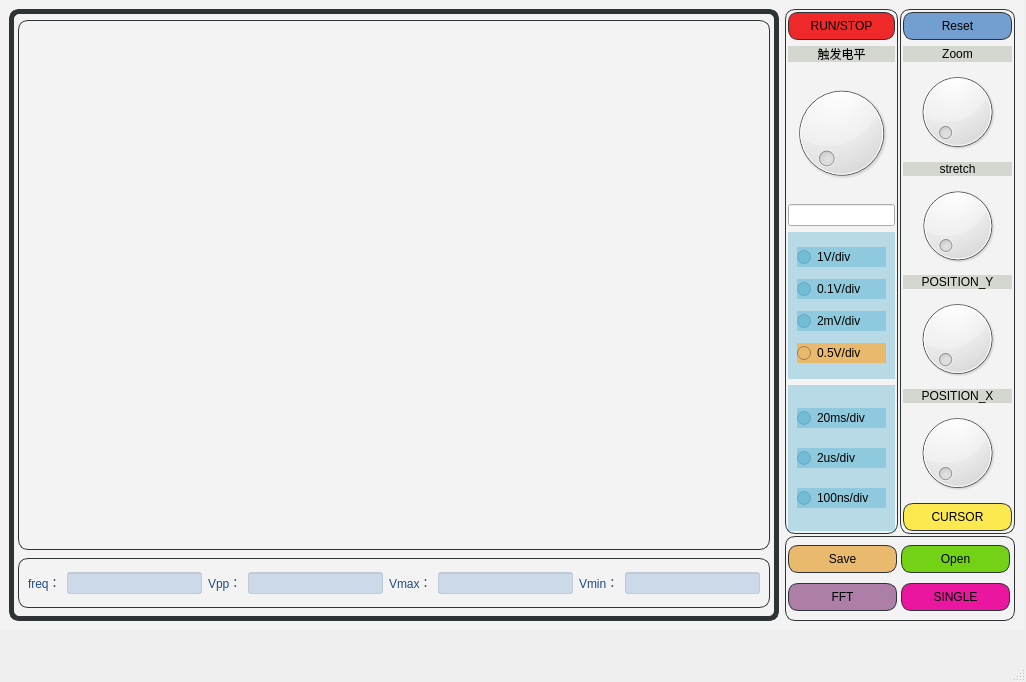
<?xml version="1.0" encoding="UTF-8"?>
<ui version="4.0">
 <class>MainWindow</class>
 <widget class="QMainWindow" name="MainWindow">
  <property name="geometry">
   <rect>
    <x>0</x>
    <y>0</y>
    <width>1026</width>
    <height>682</height>
   </rect>
  </property>
  <property name="windowTitle">
   <string>MainWindow</string>
  </property>
  <property name="styleSheet">
   <string notr="true"/>
  </property>
  <widget class="QWidget" name="centralwidget">
   <widget class="QFrame" name="frame7">
    <property name="geometry">
     <rect>
      <x>0</x>
      <y>0</y>
      <width>1024</width>
      <height>630</height>
     </rect>
    </property>
    <property name="minimumSize">
     <size>
      <width>1024</width>
      <height>630</height>
     </size>
    </property>
    <property name="maximumSize">
     <size>
      <width>1024</width>
      <height>630</height>
     </size>
    </property>
    <property name="styleSheet">
     <string notr="true">#frame7{background-color: rgb(243, 243, 243);}</string>
    </property>
    <layout class="QHBoxLayout" name="horizontalLayout_2">
     <item>
      <widget class="QFrame" name="frame4">
       <property name="minimumSize">
        <size>
         <width>770</width>
         <height>0</height>
        </size>
       </property>
       <property name="maximumSize">
        <size>
         <width>770</width>
         <height>16777215</height>
        </size>
       </property>
       <property name="styleSheet">
        <string notr="true">#frame4{border:5px solid;
border-radius:10px;
border-color: rgb(46, 52, 54);}</string>
       </property>
       <layout class="QVBoxLayout" name="verticalLayout_3">
        <property name="leftMargin">
         <number>4</number>
        </property>
        <property name="topMargin">
         <number>4</number>
        </property>
        <property name="rightMargin">
         <number>4</number>
        </property>
        <property name="bottomMargin">
         <number>4</number>
        </property>
        <item>
         <widget class="QChartView" name="widget" native="true">
          <property name="minimumSize">
           <size>
            <width>160</width>
            <height>530</height>
           </size>
          </property>
          <property name="maximumSize">
           <size>
            <width>760</width>
            <height>530</height>
           </size>
          </property>
          <property name="styleSheet">
           <string notr="true">border:1px solid;
border-radius:10px;
border-color: rgb(46, 52, 54);
</string>
          </property>
         </widget>
        </item>
        <item>
         <widget class="QFrame" name="frame3">
          <property name="sizePolicy">
           <sizepolicy hsizetype="Expanding" vsizetype="Expanding">
            <horstretch>0</horstretch>
            <verstretch>0</verstretch>
           </sizepolicy>
          </property>
          <property name="maximumSize">
           <size>
            <width>772</width>
            <height>50</height>
           </size>
          </property>
          <property name="styleSheet">
           <string notr="true">#frame3{border:1px solid;
border-radius:10px;
border-color: rgb(46, 52, 54);}
#frame3{background-color: rgb(243, 243, 243);}
</string>
          </property>
          <layout class="QHBoxLayout" name="horizontalLayout">
           <item>
            <widget class="QLabel" name="label_2">
             <property name="styleSheet">
              <string notr="true">color: rgb(32, 74, 135);</string>
             </property>
             <property name="text">
              <string>freq：</string>
             </property>
            </widget>
           </item>
           <item>
            <widget class="QLineEdit" name="lineEdit_4">
             <property name="styleSheet">
              <string notr="true">background-color: rgba(114, 159, 207,80);</string>
             </property>
            </widget>
           </item>
           <item>
            <widget class="QLabel" name="label_3">
             <property name="styleSheet">
              <string notr="true">color: rgb(32, 74, 135);</string>
             </property>
             <property name="text">
              <string>Vpp：</string>
             </property>
            </widget>
           </item>
           <item>
            <widget class="QLineEdit" name="lineEdit_3">
             <property name="styleSheet">
              <string notr="true">background-color: rgba(114, 159, 207,80);</string>
             </property>
            </widget>
           </item>
           <item>
            <widget class="QLabel" name="label_4">
             <property name="styleSheet">
              <string notr="true">color: rgb(32, 74, 135);</string>
             </property>
             <property name="text">
              <string>Vmax：</string>
             </property>
            </widget>
           </item>
           <item>
            <widget class="QLineEdit" name="lineEdit_2">
             <property name="styleSheet">
              <string notr="true">background-color: rgba(114, 159, 207,80);</string>
             </property>
            </widget>
           </item>
           <item>
            <widget class="QLabel" name="label_5">
             <property name="styleSheet">
              <string notr="true">color: rgb(32, 74, 135);</string>
             </property>
             <property name="text">
              <string>Vmin：</string>
             </property>
            </widget>
           </item>
           <item>
            <widget class="QLineEdit" name="lineEdit_5">
             <property name="styleSheet">
              <string notr="true">background-color: rgba(114, 159, 207,80);</string>
             </property>
            </widget>
           </item>
          </layout>
         </widget>
        </item>
       </layout>
      </widget>
     </item>
     <item>
      <widget class="QFrame" name="frame8">
       <layout class="QGridLayout" name="gridLayout_2">
        <property name="leftMargin">
         <number>0</number>
        </property>
        <property name="topMargin">
         <number>0</number>
        </property>
        <property name="rightMargin">
         <number>0</number>
        </property>
        <property name="bottomMargin">
         <number>0</number>
        </property>
        <property name="spacing">
         <number>2</number>
        </property>
        <item row="0" column="0">
         <widget class="QFrame" name="frame">
          <property name="maximumSize">
           <size>
            <width>115</width>
            <height>525</height>
           </size>
          </property>
          <property name="styleSheet">
           <string notr="true">#frame{border:1px solid;
border-radius:10px;
border-color: rgb(46, 52, 54);
}
#frame{background-color: rgb(243, 243, 243);}
#pushButton
{border:1px solid;
border-radius:10px;
border-color: rgb(46, 52, 54);}</string>
          </property>
          <layout class="QVBoxLayout" name="verticalLayout_2">
           <property name="leftMargin">
            <number>2</number>
           </property>
           <property name="topMargin">
            <number>2</number>
           </property>
           <property name="rightMargin">
            <number>2</number>
           </property>
           <property name="bottomMargin">
            <number>2</number>
           </property>
           <item>
            <widget class="QPushButton" name="pushButton">
             <property name="sizePolicy">
              <sizepolicy hsizetype="Minimum" vsizetype="Expanding">
               <horstretch>0</horstretch>
               <verstretch>2</verstretch>
              </sizepolicy>
             </property>
             <property name="minimumSize">
              <size>
               <width>0</width>
               <height>15</height>
              </size>
             </property>
             <property name="maximumSize">
              <size>
               <width>111111</width>
               <height>28</height>
              </size>
             </property>
             <property name="styleSheet">
              <string notr="true">background-color: rgb(239, 41, 41);</string>
             </property>
             <property name="text">
              <string>RUN/STOP</string>
             </property>
            </widget>
           </item>
           <item>
            <widget class="QLabel" name="label">
             <property name="maximumSize">
              <size>
               <width>130</width>
               <height>16</height>
              </size>
             </property>
             <property name="layoutDirection">
              <enum>Qt::LeftToRight</enum>
             </property>
             <property name="styleSheet">
              <string notr="true">background-color: rgb(211, 215, 207);</string>
             </property>
             <property name="text">
              <string>触发电平</string>
             </property>
             <property name="alignment">
              <set>Qt::AlignCenter</set>
             </property>
            </widget>
           </item>
           <item>
            <widget class="QDial" name="dial">
             <property name="maximumSize">
              <size>
               <width>130</width>
               <height>130</height>
              </size>
             </property>
            </widget>
           </item>
           <item>
            <widget class="QLineEdit" name="lineEdit"/>
           </item>
           <item>
            <widget class="QFrame" name="frame2_2">
             <property name="styleSheet">
              <string notr="true">background-color: rgba(51, 161, 201,80);</string>
             </property>
             <layout class="QVBoxLayout" name="frame2">
              <item>
               <widget class="QRadioButton" name="radioButton_9">
                <property name="text">
                 <string>1V/div</string>
                </property>
               </widget>
              </item>
              <item>
               <widget class="QRadioButton" name="radioButton_10">
                <property name="text">
                 <string>0.1V/div</string>
                </property>
               </widget>
              </item>
              <item>
               <widget class="QRadioButton" name="radioButton_11">
                <property name="text">
                 <string>2mV/div</string>
                </property>
               </widget>
              </item>
              <item>
               <widget class="QRadioButton" name="radioButton_12">
                <property name="styleSheet">
                 <string notr="true">background-color: rgb(233, 185, 110);</string>
                </property>
                <property name="text">
                 <string>0.5V/div</string>
                </property>
               </widget>
              </item>
             </layout>
            </widget>
           </item>
           <item>
            <widget class="QFrame" name="frame1">
             <property name="styleSheet">
              <string notr="true">background-color: rgba(51, 161, 201,80);</string>
             </property>
             <layout class="QVBoxLayout" name="verticalLayout">
              <item>
               <widget class="QRadioButton" name="radioButton">
                <property name="styleSheet">
                 <string notr="true"/>
                </property>
                <property name="text">
                 <string>20ms/div</string>
                </property>
               </widget>
              </item>
              <item>
               <widget class="QRadioButton" name="radioButton_4">
                <property name="text">
                 <string>2us/div</string>
                </property>
               </widget>
              </item>
              <item>
               <widget class="QRadioButton" name="radioButton_2">
                <property name="text">
                 <string>100ns/div</string>
                </property>
               </widget>
              </item>
             </layout>
            </widget>
           </item>
          </layout>
         </widget>
        </item>
        <item row="0" column="1">
         <widget class="QFrame" name="frame5">
          <property name="minimumSize">
           <size>
            <width>115</width>
            <height>0</height>
           </size>
          </property>
          <property name="maximumSize">
           <size>
            <width>115</width>
            <height>525</height>
           </size>
          </property>
          <property name="styleSheet">
           <string notr="true">#frame5{border:1px solid;
border-radius:10px;
border-color: rgb(46, 52, 54);
}
#frame5{background-color: rgb(243, 243, 243);}
#pushButton_7
{border:1px solid;
border-radius:10px;
border-color: rgb(46, 52, 54);}
#pushButton_2
{border:1px solid;
border-radius:10px;
border-color: rgb(46, 52, 54);}
</string>
          </property>
          <property name="frameShadow">
           <enum>QFrame::Plain</enum>
          </property>
          <layout class="QVBoxLayout" name="verticalLayout_4">
           <property name="leftMargin">
            <number>2</number>
           </property>
           <property name="topMargin">
            <number>2</number>
           </property>
           <property name="rightMargin">
            <number>2</number>
           </property>
           <property name="bottomMargin">
            <number>2</number>
           </property>
           <item>
            <widget class="QPushButton" name="pushButton_2">
             <property name="sizePolicy">
              <sizepolicy hsizetype="Minimum" vsizetype="Expanding">
               <horstretch>0</horstretch>
               <verstretch>0</verstretch>
              </sizepolicy>
             </property>
             <property name="minimumSize">
              <size>
               <width>0</width>
               <height>28</height>
              </size>
             </property>
             <property name="maximumSize">
              <size>
               <width>16777215</width>
               <height>28</height>
              </size>
             </property>
             <property name="styleSheet">
              <string notr="true">background-color:rgb(114, 159, 207);</string>
             </property>
             <property name="text">
              <string>Reset</string>
             </property>
            </widget>
           </item>
           <item>
            <widget class="QLabel" name="label_9">
             <property name="minimumSize">
              <size>
               <width>109</width>
               <height>16</height>
              </size>
             </property>
             <property name="maximumSize">
              <size>
               <width>109</width>
               <height>16</height>
              </size>
             </property>
             <property name="styleSheet">
              <string notr="true">background-color: rgb(211, 215, 207);</string>
             </property>
             <property name="text">
              <string>Zoom</string>
             </property>
             <property name="alignment">
              <set>Qt::AlignCenter</set>
             </property>
            </widget>
           </item>
           <item>
            <widget class="QDial" name="dial_3"/>
           </item>
           <item>
            <widget class="QLabel" name="label_6">
             <property name="maximumSize">
              <size>
               <width>111</width>
               <height>16</height>
              </size>
             </property>
             <property name="styleSheet">
              <string notr="true">background-color: rgb(211, 215, 207);</string>
             </property>
             <property name="text">
              <string>stretch</string>
             </property>
             <property name="alignment">
              <set>Qt::AlignCenter</set>
             </property>
            </widget>
           </item>
           <item>
            <widget class="QDial" name="dial_2"/>
           </item>
           <item>
            <widget class="QLabel" name="label_7">
             <property name="styleSheet">
              <string notr="true">background-color: rgb(211, 215, 207);</string>
             </property>
             <property name="text">
              <string>POSITION_Y</string>
             </property>
             <property name="alignment">
              <set>Qt::AlignCenter</set>
             </property>
            </widget>
           </item>
           <item>
            <widget class="QDial" name="dial_4"/>
           </item>
           <item>
            <widget class="QLabel" name="label_8">
             <property name="styleSheet">
              <string notr="true">background-color: rgb(211, 215, 207);</string>
             </property>
             <property name="text">
              <string>POSITION_X</string>
             </property>
             <property name="alignment">
              <set>Qt::AlignCenter</set>
             </property>
            </widget>
           </item>
           <item>
            <widget class="QDial" name="dial_5"/>
           </item>
           <item>
            <widget class="QPushButton" name="pushButton_7">
             <property name="sizePolicy">
              <sizepolicy hsizetype="Minimum" vsizetype="Expanding">
               <horstretch>0</horstretch>
               <verstretch>0</verstretch>
              </sizepolicy>
             </property>
             <property name="minimumSize">
              <size>
               <width>0</width>
               <height>28</height>
              </size>
             </property>
             <property name="maximumSize">
              <size>
               <width>16777215</width>
               <height>28</height>
              </size>
             </property>
             <property name="styleSheet">
              <string notr="true">background-color:rgb(252, 233, 79);</string>
             </property>
             <property name="text">
              <string>CURSOR</string>
             </property>
            </widget>
           </item>
          </layout>
         </widget>
        </item>
        <item row="1" column="0" colspan="2">
         <widget class="QFrame" name="frame6">
          <property name="styleSheet">
           <string notr="true">#frame6{border:1px solid;
border-radius:10px;
border-color: rgb(46, 52, 54);
}
#frame6{background-color: rgb(243, 243, 243);}
#pushButton_3
{border:1px solid;
border-radius:10px;
border-color: rgb(46, 52, 54);}
#pushButton_4
{border:1px solid;
border-radius:10px;
border-color: rgb(46, 52, 54);}
#pushButton_5
{border:1px solid;
border-radius:10px;
border-color: rgb(46, 52, 54);}
#pushButton_6
{border:1px solid;
border-radius:10px;
border-color: rgb(46, 52, 54);}
</string>
          </property>
          <layout class="QGridLayout" name="gridLayout">
           <property name="leftMargin">
            <number>1</number>
           </property>
           <property name="topMargin">
            <number>1</number>
           </property>
           <property name="rightMargin">
            <number>1</number>
           </property>
           <property name="bottomMargin">
            <number>1</number>
           </property>
           <property name="spacing">
            <number>3</number>
           </property>
           <item row="1" column="0">
            <widget class="QPushButton" name="pushButton_4">
             <property name="sizePolicy">
              <sizepolicy hsizetype="Minimum" vsizetype="Expanding">
               <horstretch>0</horstretch>
               <verstretch>0</verstretch>
              </sizepolicy>
             </property>
             <property name="minimumSize">
              <size>
               <width>109</width>
               <height>0</height>
              </size>
             </property>
             <property name="maximumSize">
              <size>
               <width>109</width>
               <height>28</height>
              </size>
             </property>
             <property name="styleSheet">
              <string notr="true">background-color: rgb(173, 127, 168);</string>
             </property>
             <property name="text">
              <string>FFT</string>
             </property>
            </widget>
           </item>
           <item row="1" column="1">
            <widget class="QPushButton" name="pushButton_6">
             <property name="sizePolicy">
              <sizepolicy hsizetype="Minimum" vsizetype="Expanding">
               <horstretch>0</horstretch>
               <verstretch>0</verstretch>
              </sizepolicy>
             </property>
             <property name="minimumSize">
              <size>
               <width>109</width>
               <height>0</height>
              </size>
             </property>
             <property name="maximumSize">
              <size>
               <width>109</width>
               <height>28</height>
              </size>
             </property>
             <property name="styleSheet">
              <string notr="true">background-color: rgb(234, 22, 159);</string>
             </property>
             <property name="text">
              <string>SINGLE</string>
             </property>
            </widget>
           </item>
           <item row="0" column="1">
            <widget class="QPushButton" name="pushButton_5">
             <property name="sizePolicy">
              <sizepolicy hsizetype="Minimum" vsizetype="Expanding">
               <horstretch>0</horstretch>
               <verstretch>0</verstretch>
              </sizepolicy>
             </property>
             <property name="maximumSize">
              <size>
               <width>109</width>
               <height>28</height>
              </size>
             </property>
             <property name="styleSheet">
              <string notr="true">background-color:rgb(115, 210, 22);</string>
             </property>
             <property name="text">
              <string>Open</string>
             </property>
            </widget>
           </item>
           <item row="0" column="0">
            <widget class="QPushButton" name="pushButton_3">
             <property name="sizePolicy">
              <sizepolicy hsizetype="Minimum" vsizetype="Expanding">
               <horstretch>0</horstretch>
               <verstretch>0</verstretch>
              </sizepolicy>
             </property>
             <property name="minimumSize">
              <size>
               <width>109</width>
               <height>0</height>
              </size>
             </property>
             <property name="maximumSize">
              <size>
               <width>109</width>
               <height>28</height>
              </size>
             </property>
             <property name="styleSheet">
              <string notr="true">background-color:rgb(233, 185, 110);</string>
             </property>
             <property name="text">
              <string>Save</string>
             </property>
            </widget>
           </item>
          </layout>
         </widget>
        </item>
       </layout>
      </widget>
     </item>
    </layout>
   </widget>
  </widget>
  <widget class="QMenuBar" name="menubar">
   <property name="geometry">
    <rect>
     <x>0</x>
     <y>0</y>
     <width>1026</width>
     <height>28</height>
    </rect>
   </property>
  </widget>
  <widget class="QStatusBar" name="statusbar"/>
 </widget>
 <customwidgets>
  <customwidget>
   <class>QChartView</class>
   <extends>QWidget</extends>
   <header location="global">qchartview.h</header>
   <container>1</container>
  </customwidget>
 </customwidgets>
 <resources/>
 <connections/>
</ui>
